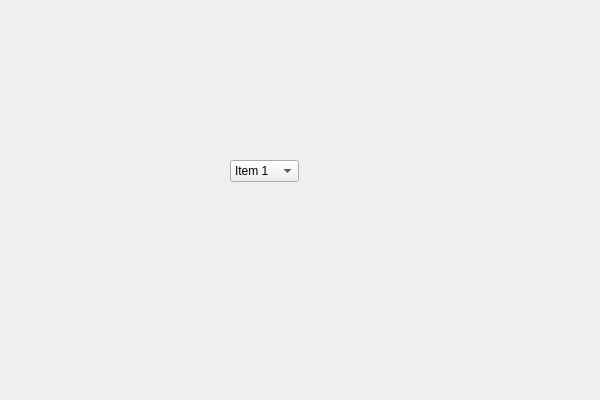
<?xml version="1.0" encoding="UTF-8"?>
<ui version="4.0">
 <class>ComboBoxClass</class>
 <widget class="QWidget" name="ComboBoxClass">
  <property name="geometry">
   <rect>
    <x>0</x>
    <y>0</y>
    <width>600</width>
    <height>400</height>
   </rect>
  </property>
  <property name="windowTitle">
   <string>ComboBox</string>
  </property>
  <widget class="QComboBox" name="m_pComboBox">
   <property name="geometry">
    <rect>
     <x>230</x>
     <y>160</y>
     <width>69</width>
     <height>22</height>
    </rect>
   </property>
   <item>
    <property name="text">
     <string>Item 1</string>
    </property>
   </item>
   <item>
    <property name="text">
     <string>Item 2</string>
    </property>
   </item>
   <item>
    <property name="text">
     <string>Item 3</string>
    </property>
   </item>
  </widget>
 </widget>
 <layoutdefault spacing="6" margin="11"/>
 <resources>
  <include location="combobox.qrc"/>
 </resources>
 <connections/>
</ui>
